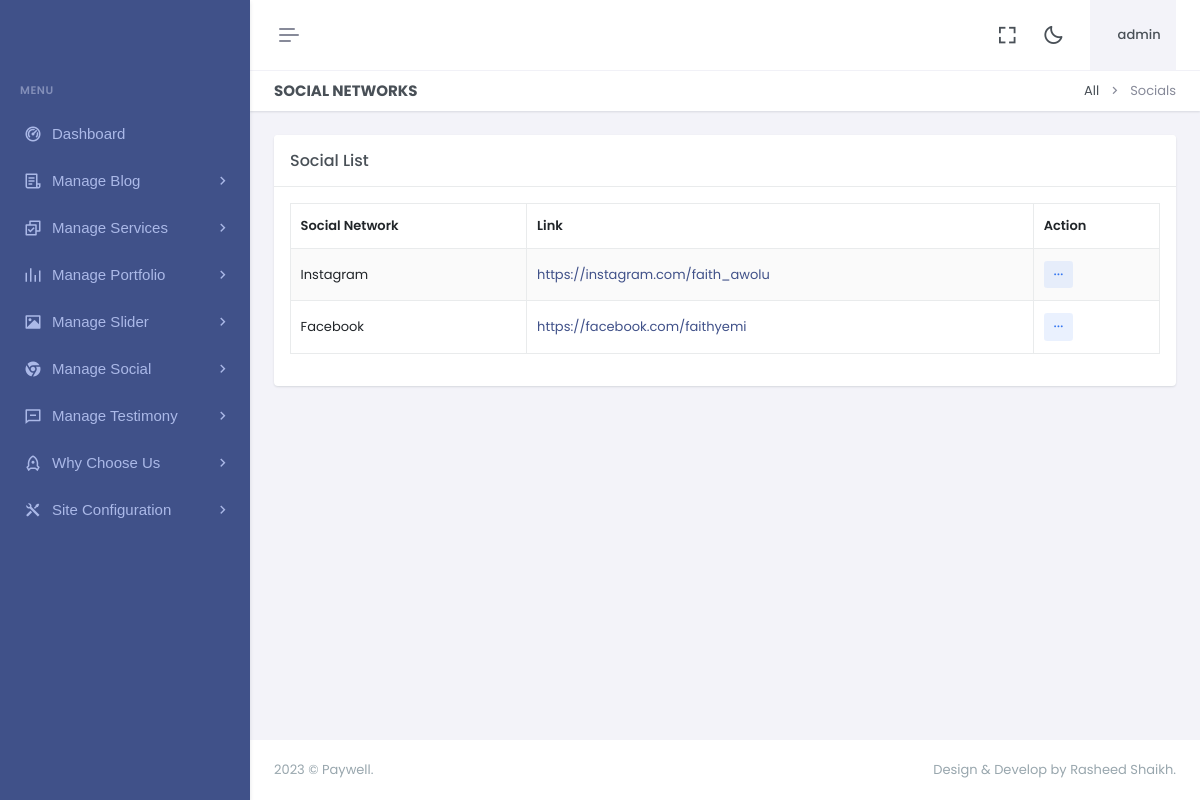
Screenshot of /dashboard/social-links.php (signed in) with the database file from the repository.
### tables this page shows
CREATE TABLE `social` (
  `id` int(11) NOT NULL,
  `name` varchar(150) NOT NULL,
  `fa` varchar(150) NOT NULL,
  `social_link` varchar(500) NOT NULL
);

### dashboard/social-links.php (the view)
<?php include"header.php";?>
<?php include"sidebar.php";?>
<div class="main-content">
 <div class="page-content">
       <div class="container-fluid">
                    <div class="row">
                        <div class="col-12">
                            <div class="page-title-box d-sm-flex align-items-center justify-content-between">
                                <h4 class="mb-sm-0">Social Networks</h4>
                                <div class="page-title-right">
                                    <ol class="breadcrumb m-0">
                                        <li class="breadcrumb-item"><a href="javascript: void(0);">All</a></li>
                                        <li class="breadcrumb-item active">Socials</li>
                                    </ol>
                                </div>
                            </div>
                        </div>
                    </div>
                    <div class="row">
                        <div class="col-lg-12">
                            <div class="card">
                                <div class="card-header">
                                    <h5 class="card-title mb-0">Social List</h5>
                                </div>
                                <div class="card-body">
                                    <table id="example" class="table table-bordered dt-responsive nowrap table-striped align-middle" style="width:100%">
                                        <thead>
                                            <tr>
                                                <th data-ordering="false">Social Network</th>
                                                <th data-ordering="false">Link</th>
                                                <th>Action</th>
                                            </tr>
                                        </thead>
                                        <tbody>
                                        <?php
				   $q="SELECT * FROM  social ORDER BY id DESC";
 $r123 = mysqli_query($con,$q);
while($ro = mysqli_fetch_array($r123))
{
	$id="$ro[id]";
	$name="$ro[name]";
  $social_link="$ro[social_link]";
  print "<tr>
				  <td>
				  $name
				  </td>
          <td><a href='$social_link'>
				  $social_link</a>
				  </td>
          <td>
                                                    <div class='dropdown d-inline-block'>
                                                        <button class='btn btn-soft-secondary btn-sm dropdown' type='button' data-bs-toggle='dropdown' aria-expanded='false'>
                                                            <i class='ri-more-fill align-middle'></i>
                                                        </button>
                                                        <ul class='dropdown-menu dropdown-menu-end'>
                                                            <li>
                                                                <a href='deletesocial.php?id=$id' class='dropdown-item remove-item-btn'>
                                                                    <i class='ri-delete-bin-fill align-bottom me-2 text-muted'></i> Delete
                                                                </a>
                                                            </li>
                                                        </ul>
                                                    </div>
                                                </td>
				  </tr>";
  }
  ?>
                                        </tbody>
                                    </table>
                                </div>
                            </div>
                        </div>
                    </div>
                </div>
            </div>
            <?php include"footer.php";?>

### rows the page displays
social: name "Instagram", social_link "https://instagram.com/faith_awolu"
social: name "Facebook", social_link "https://facebook.com/faithyemi"

### other values shown
$username "admin"
